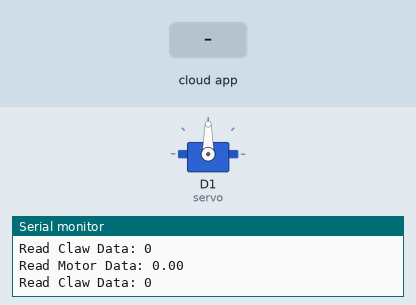
This sketch was run on a simulated ESP8266 (NodeMCU). Parts: servo, the last lines printed to the serial monitor. The test bench sets the inputs (shaded band). WiFi joins after 1.5 s; servers stay silent unless stated; the Firebase database answers and starts empty.

Above: at 2.7 s.
2.8 s: the phone or cloud app sets claw to 1
At 3.2 s:
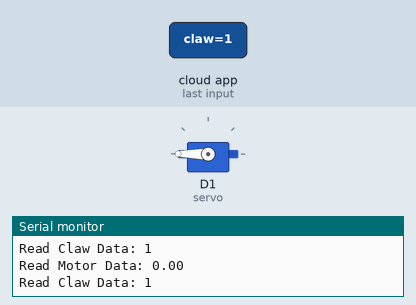
4.3 s: the phone or cloud app sets claw to 0
At 5.6 s:
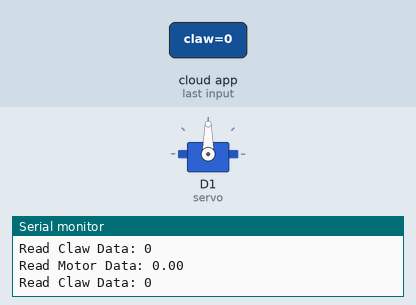
Timing chart, 0 to 7.3 s (numbered marks = the images above; inputs shaded):
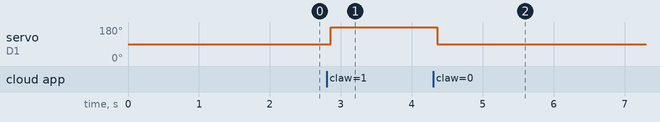

Measured:
- after the input at 2.8 s, servo on D1 (servo): 90° → 180° after 0.06 s
- after the input at 4.3 s, servo on D1 (servo): 180° → 90° after 0.06 s

The sketch:

motor_clawServo.ino
```cpp
#include <Arduino.h>
#include <ESP8266WiFi.h>
#include <Firebase_ESP_Client.h>
#include <Servo.h>

// Provide the token generation process info.
#include "addons/TokenHelper.h"
// Provide the RTDB payload printing info and other helper functions.
#include "addons/RTDBHelper.h"

// Insert your network credentials
// #define WIFI_SSID "COMHEM_f2578a"
// #define WIFI_PASSWORD "btmughdz"

#define WIFI_SSID "ABB_Gym_IOT"
#define WIFI_PASSWORD "Welcome2abb"

// Insert Firebase project API Key
#define API_KEY "AIzaSyABXTpgXJhHMPcv9E5jb8VYCoGFzjvX3Rg"

// Insert RTDB URL
#define DATABASE_URL "https://clawmachine-37996-default-rtdb.europe-west1.firebasedatabase.app/"

// Define Firebase Data object
FirebaseData fbdo;

FirebaseAuth auth;
FirebaseConfig config;

Servo servo; // Create a Servo object

unsigned long readDataPrevMillis = 0;
bool signupOK = false;

void setup()
{
  servo.attach(5);
  Serial.begin(115200);
  WiFi.begin(WIFI_SSID, WIFI_PASSWORD);
  Serial.print("Connecting to Wi-Fi");
  while (WiFi.status() != WL_CONNECTED)
  {
    Serial.print(".");
    delay(300);
  }
  Serial.println();
  Serial.print("Connected with IP: ");
  Serial.println(WiFi.localIP());
  Serial.println();

  servo.attach(D1); // Attach the servo to pin D1

  /* Assign the api key (required) */
  config.api_key = API_KEY;

  /* Assign the RTDB URL (required) */
  config.database_url = DATABASE_URL;

  /* Sign up */
  if (Firebase.signUp(&config, &auth, "", ""))
  {
    Serial.println("ok");
    signupOK = true;
  }
  else
  {
    Serial.printf("%s\n", config.signer.signupError.message.c_str());
  }

  /* Assign the callback function for the long-running token generation task */
  config.token_status_callback = tokenStatusCallback; // See addons/TokenHelper.h

  Firebase.begin(&config, &auth);
  Firebase.reconnectWiFi(true);
}

void loop()
{
  if (Firebase.ready() && (millis() - readDataPrevMillis > 10 || readDataPrevMillis == 0))
  {
    readDataPrevMillis = millis();

    // Read an Int number from the database path servo/slider
    // int ServoData;
    // if (Firebase.RTDB.getInt(&fbdo, "servo/data"))
    // {
    //   ServoData = fbdo.intData();
    //   Serial.println("Read Servo Data: " + String(ServoData));

    //   // Set the position of the servo based on the retrieved value
    //   setServoPosition(ServoData);
    // }
    // else
    // {
    //   Serial.println("Failed to read Servo data. Reason: " + fbdo.errorReason());
    // }

     int ClawServo;
    if (Firebase.RTDB.getInt(&fbdo, "servo/claw"))
    {
      ClawServo = fbdo.intData();
      Serial.println("Read Claw Data: " + String(ClawServo));

      // Set the position of the servo based on the retrieved value
      setClawPosition(ClawServo);
    }
    else
    {
      Serial.println("Failed to read Servo data. Reason: " + fbdo.errorReason());
    }

    // Read a Float number from the database path motor/data
    float MotorData;
    if (Firebase.RTDB.getFloat(&fbdo, "motor/data"))
    {
      MotorData = fbdo.floatData();
      Serial.println("Read Motor Data: " + String(MotorData, 2));
    }
    else
    {
      Serial.println("Failed to read Float data. Reason: " + fbdo.errorReason());
    }
  }
}

void setClawPosition(int ClawServo)
{
  if (ClawServo == 1)
  {
    servo.write(180);
  }
    else if (ClawServo == 2)
  {
    servo.write(0);
  }
      else if (ClawServo == 0)
  {
    servo.write(90);
  }
}
```
